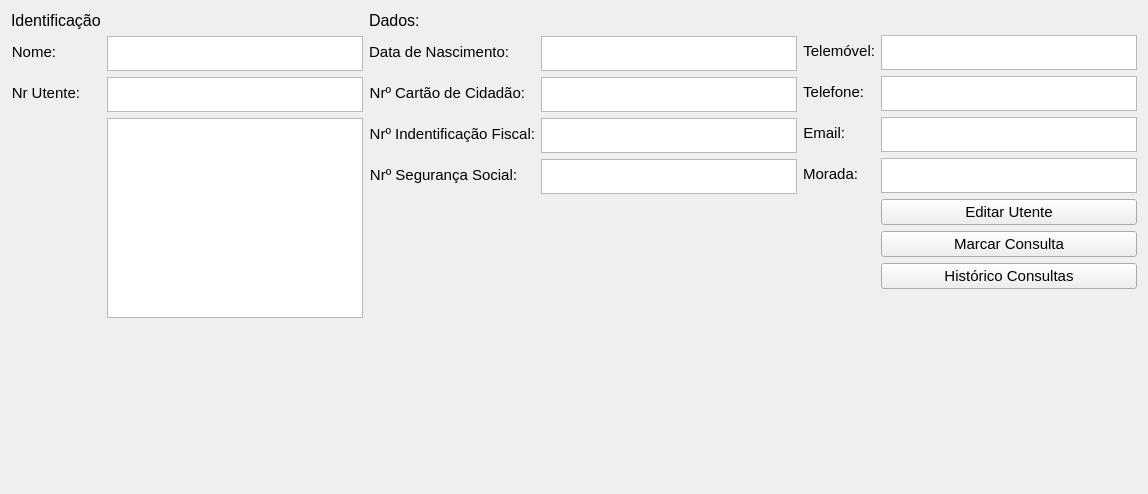
          <widget class="QWidget" name="utenteFile_2">
           <attribute name="title">
            <string>Ficha Utente</string>
           </attribute>
           <layout class="QGridLayout" name="gridLayout_46">
            <item row="0" column="0" rowspan="2">
             <layout class="QFormLayout" name="formLayout_10">
              <item row="3" column="0">
               <widget class="QLabel" name="label_61">
                <property name="font">
                 <font>
                  <pointsize>11</pointsize>
                 </font>
                </property>
                <property name="text">
                 <string>Nome:</string>
                </property>
                <property name="alignment">
                 <set>Qt::AlignRight|Qt::AlignTrailing|Qt::AlignVCenter</set>
                </property>
               </widget>
              </item>
              <item row="4" column="0">
               <widget class="QLabel" name="label_63">
                <property name="font">
                 <font>
                  <pointsize>11</pointsize>
                 </font>
                </property>
                <property name="text">
                 <string>Nr Utente:</string>
                </property>
                <property name="alignment">
                 <set>Qt::AlignRight|Qt::AlignTrailing|Qt::AlignVCenter</set>
                </property>
               </widget>
              </item>
              <item row="3" column="1">
               <widget class="QTextBrowser" name="sheetPatientName">
                <property name="maximumSize">
                 <size>
                  <width>16777215</width>
                  <height>35</height>
                 </size>
                </property>
               </widget>
              </item>
              <item row="4" column="1">
               <widget class="QTextBrowser" name="sheetPatientNumber">
                <property name="maximumSize">
                 <size>
                  <width>16777215</width>
                  <height>35</height>
                 </size>
                </property>
               </widget>
              </item>
              <item row="5" column="1">
               <widget class="QGraphicsView" name="graphicsView">
                <property name="minimumSize">
                 <size>
                  <width>200</width>
                  <height>200</height>
                 </size>
                </property>
                <property name="maximumSize">
                 <size>
                  <width>500</width>
                  <height>500</height>
                 </size>
                </property>
               </widget>
              </item>
              <item row="6" column="1">
               <spacer name="verticalSpacer_8">
                <property name="orientation">
                 <enum>Qt::Vertical</enum>
                </property>
                <property name="sizeHint" stdset="0">
                 <size>
                  <width>20</width>
                  <height>40</height>
                 </size>
                </property>
               </spacer>
              </item>
              <item row="1" column="0">
               <widget class="QLabel" name="label_12">
                <property name="font">
                 <font>
                  <pointsize>12</pointsize>
                 </font>
                </property>
                <property name="text">
                 <string>Identificação</string>
                </property>
               </widget>
              </item>
             </layout>
            </item>
            <item row="0" column="1">
             <layout class="QFormLayout" name="formLayout_11">
              <item row="2" column="0">
               <widget class="QLabel" name="label_55">
                <property name="font">
                 <font>
                  <pointsize>11</pointsize>
                 </font>
                </property>
                <property name="autoFillBackground">
                 <bool>false</bool>
                </property>
                <property name="text">
                 <string>Data de Nascimento:</string>
                </property>
                <property name="alignment">
                 <set>Qt::AlignRight|Qt::AlignTrailing|Qt::AlignVCenter</set>
                </property>
               </widget>
              </item>
              <item row="2" column="1">
               <widget class="QTextBrowser" name="sheetPatientDate">
                <property name="maximumSize">
                 <size>
                  <width>16777215</width>
                  <height>35</height>
                 </size>
                </property>
               </widget>
              </item>
              <item row="3" column="0">
               <widget class="QLabel" name="label_57">
                <property name="font">
                 <font>
                  <pointsize>11</pointsize>
                 </font>
                </property>
                <property name="text">
                 <string>Nrº Cartão de Cidadão:</string>
                </property>
                <property name="alignment">
                 <set>Qt::AlignRight|Qt::AlignTrailing|Qt::AlignVCenter</set>
                </property>
               </widget>
              </item>
              <item row="3" column="1">
               <widget class="QTextBrowser" name="sheetPatientIDNr">
                <property name="maximumSize">
                 <size>
                  <width>16777215</width>
                  <height>35</height>
                 </size>
                </property>
               </widget>
              </item>
              <item row="4" column="0">
               <widget class="QLabel" name="label_59">
                <property name="font">
                 <font>
                  <pointsize>11</pointsize>
                 </font>
                </property>
                <property name="text">
                 <string>Nrº Indentificação Fiscal:</string>
                </property>
                <property name="alignment">
                 <set>Qt::AlignRight|Qt::AlignTrailing|Qt::AlignVCenter</set>
                </property>
               </widget>
              </item>
              <item row="4" column="1">
               <widget class="QTextBrowser" name="sheetPatientNIF">
                <property name="maximumSize">
                 <size>
                  <width>16777215</width>
                  <height>35</height>
                 </size>
                </property>
               </widget>
              </item>
              <item row="5" column="0">
               <widget class="QLabel" name="label_64">
                <property name="font">
                 <font>
                  <pointsize>11</pointsize>
                 </font>
                </property>
                <property name="text">
                 <string>Nrº Segurança Social:</string>
                </property>
                <property name="alignment">
                 <set>Qt::AlignRight|Qt::AlignTrailing|Qt::AlignVCenter</set>
                </property>
               </widget>
              </item>
              <item row="5" column="1">
               <widget class="QTextBrowser" name="sheetPatientSocialNr">
                <property name="maximumSize">
                 <size>
                  <width>16777215</width>
                  <height>35</height>
                 </size>
                </property>
               </widget>
              </item>
              <item row="6" column="0">
               <spacer name="verticalSpacer_9">
                <property name="orientation">
                 <enum>Qt::Vertical</enum>
                </property>
                <property name="sizeHint" stdset="0">
                 <size>
                  <width>20</width>
                  <height>40</height>
                 </size>
                </property>
               </spacer>
              </item>
              <item row="1" column="0">
               <widget class="QLabel" name="label_13">
                <property name="font">
                 <font>
                  <pointsize>12</pointsize>
                 </font>
                </property>
                <property name="text">
                 <string>Dados:</string>
                </property>
               </widget>
              </item>
             </layout>
            </item>
            <item row="0" column="2">
             <layout class="QFormLayout" name="formLayout_12">
              <item row="2" column="0">
               <widget class="QLabel" name="label_65">
                <property name="font">
                 <font>
                  <pointsize>11</pointsize>
                 </font>
                </property>
                <property name="text">
                 <string>Telemóvel:</string>
                </property>
                <property name="alignment">
                 <set>Qt::AlignRight|Qt::AlignTrailing|Qt::AlignVCenter</set>
                </property>
               </widget>
              </item>
              <item row="2" column="1">
               <widget class="QTextBrowser" name="sheetPatientMobileNr">
                <property name="maximumSize">
                 <size>
                  <width>16777215</width>
                  <height>35</height>
                 </size>
                </property>
               </widget>
              </item>
              <item row="3" column="0">
               <widget class="QLabel" name="label_66">
                <property name="font">
                 <font>
                  <pointsize>11</pointsize>
                 </font>
                </property>
                <property name="text">
                 <string>Telefone:</string>
                </property>
                <property name="alignment">
                 <set>Qt::AlignRight|Qt::AlignTrailing|Qt::AlignVCenter</set>
                </property>
               </widget>
              </item>
              <item row="3" column="1">
               <widget class="QTextBrowser" name="sheetPatientPhoneNr">
                <property name="maximumSize">
                 <size>
                  <width>16777215</width>
                  <height>35</height>
                 </size>
                </property>
               </widget>
              </item>
              <item row="4" column="0">
               <widget class="QLabel" name="label_67">
                <property name="font">
                 <font>
                  <pointsize>11</pointsize>
                 </font>
                </property>
                <property name="text">
                 <string>Email:</string>
                </property>
                <property name="alignment">
                 <set>Qt::AlignRight|Qt::AlignTrailing|Qt::AlignVCenter</set>
                </property>
               </widget>
              </item>
              <item row="4" column="1">
               <widget class="QTextBrowser" name="sheetPatientEmail">
                <property name="maximumSize">
                 <size>
                  <width>16777215</width>
                  <height>35</height>
                 </size>
                </property>
               </widget>
              </item>
              <item row="5" column="0">
               <widget class="QLabel" name="label_68">
                <property name="font">
                 <font>
                  <pointsize>11</pointsize>
                 </font>
                </property>
                <property name="text">
                 <string>Morada:</string>
                </property>
                <property name="alignment">
                 <set>Qt::AlignRight|Qt::AlignTrailing|Qt::AlignVCenter</set>
                </property>
               </widget>
              </item>
              <item row="5" column="1">
               <widget class="QTextBrowser" name="sheetPatientAddress">
                <property name="maximumSize">
                 <size>
                  <width>16777215</width>
                  <height>35</height>
                 </size>
                </property>
               </widget>
              </item>
              <item row="6" column="1">
               <widget class="QPushButton" name="sheetPatientEdit">
                <property name="font">
                 <font>
                  <pointsize>11</pointsize>
                 </font>
                </property>
                <property name="text">
                 <string>Editar Utente</string>
                </property>
               </widget>
              </item>
              <item row="7" column="1">
               <widget class="QPushButton" name="sheetPatientAppointment">
                <property name="font">
                 <font>
                  <pointsize>11</pointsize>
                 </font>
                </property>
                <property name="text">
                 <string>Marcar Consulta</string>
                </property>
               </widget>
              </item>
              <item row="8" column="1">
               <widget class="QPushButton" name="sheetPatientAppointmentList">
                <property name="font">
                 <font>
                  <pointsize>11</pointsize>
                 </font>
                </property>
                <property name="text">
                 <string>Histórico Consultas</string>
                </property>
               </widget>
              </item>
              <item row="9" column="1">
               <spacer name="verticalSpacer_29">
                <property name="orientation">
                 <enum>Qt::Vertical</enum>
                </property>
                <property name="sizeHint" stdset="0">
                 <size>
                  <width>20</width>
                  <height>40</height>
                 </size>
                </property>
               </spacer>
              </item>
              <item row="1" column="0">
               <widget class="QLabel" name="label">
                <property name="font">
                 <font>
                  <pointsize>12</pointsize>
                 </font>
                </property>
                <property name="text">
                 <string/>
                </property>
               </widget>
              </item>
             </layout>
            </item>
            <item row="1" column="2">
             <spacer name="verticalSpacer_10">
              <property name="orientation">
               <enum>Qt::Vertical</enum>
              </property>
              <property name="sizeHint" stdset="0">
               <size>
                <width>20</width>
                <height>142</height>
               </size>
              </property>
             </spacer>
            </item>
           </layout>
          </widget>
